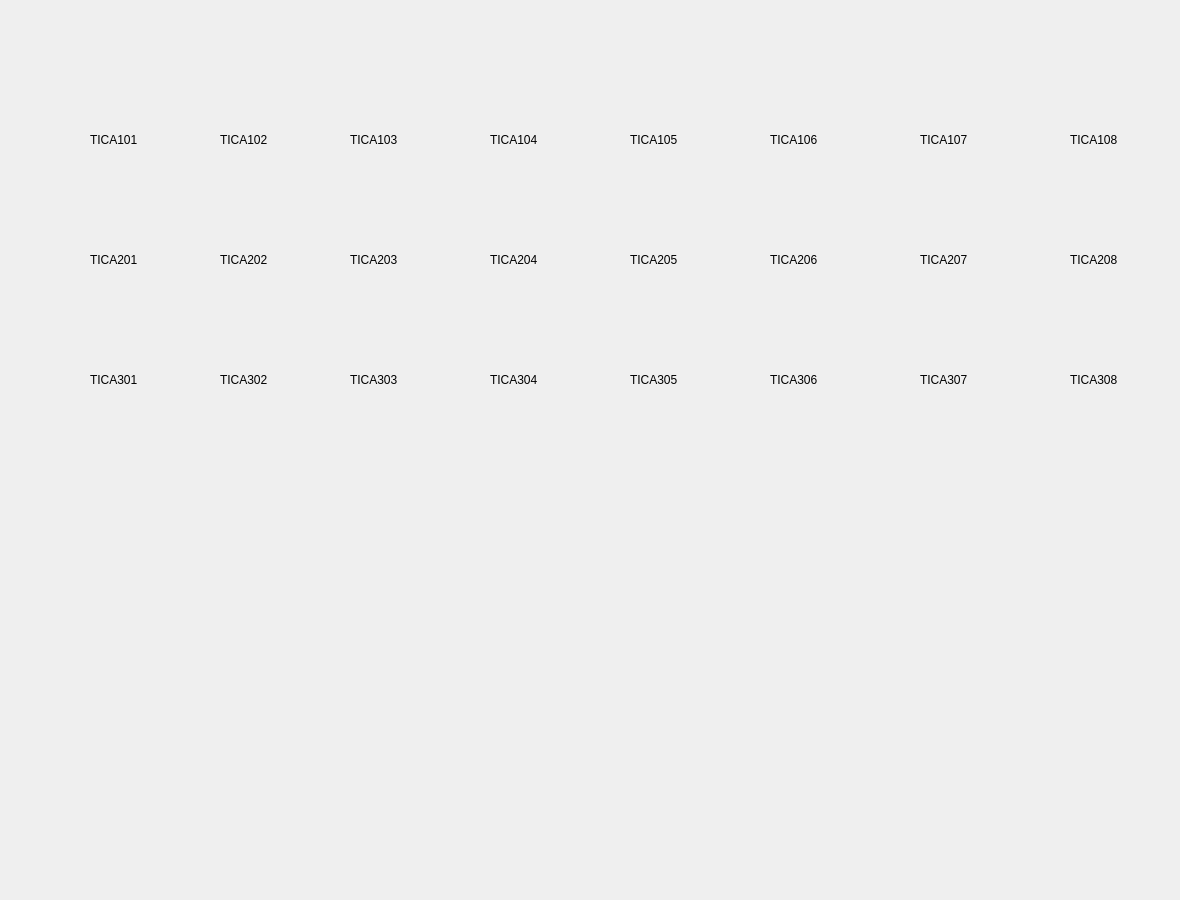
<?xml version="1.0" encoding="UTF-8"?>
<ui version="4.0">
 <class>FormReactor</class>
 <widget class="QWidget" name="FormReactor">
  <property name="geometry">
   <rect>
    <x>0</x>
    <y>0</y>
    <width>1180</width>
    <height>900</height>
   </rect>
  </property>
  <property name="windowTitle">
   <string>Form</string>
  </property>
  <widget class="QLabel" name="label_background">
   <property name="geometry">
    <rect>
     <x>0</x>
     <y>-10</y>
     <width>1180</width>
     <height>900</height>
    </rect>
   </property>
   <property name="sizePolicy">
    <sizepolicy hsizetype="Preferred" vsizetype="Preferred">
     <horstretch>0</horstretch>
     <verstretch>0</verstretch>
    </sizepolicy>
   </property>
   <property name="baseSize">
    <size>
     <width>0</width>
     <height>0</height>
    </size>
   </property>
   <property name="autoFillBackground">
    <bool>false</bool>
   </property>
   <property name="text">
    <string/>
   </property>
   <property name="pixmap">
    <pixmap resource="res.qrc">:/ui_ctrls/Res/layout1.png</pixmap>
   </property>
   <property name="alignment">
    <set>Qt::AlignLeading|Qt::AlignLeft|Qt::AlignTop</set>
   </property>
  </widget>
  <widget class="QLabel" name="txt_label_TICA101">
   <property name="geometry">
    <rect>
     <x>90</x>
     <y>130</y>
     <width>50</width>
     <height>20</height>
    </rect>
   </property>
   <property name="cursor">
    <cursorShape>ArrowCursor</cursorShape>
   </property>
   <property name="toolTip">
    <string>加热1</string>
   </property>
   <property name="text">
    <string>TICA101</string>
   </property>
  </widget>
  <widget class="QLabel" name="label_TICA101">
   <property name="geometry">
    <rect>
     <x>100</x>
     <y>100</y>
     <width>30</width>
     <height>28</height>
    </rect>
   </property>
   <property name="cursor">
    <cursorShape>PointingHandCursor</cursorShape>
   </property>
   <property name="text">
    <string/>
   </property>
   <property name="pixmap">
    <pixmap resource="res.qrc">:/ui_ctrls/UICtrls/Res/temperature_controller.png</pixmap>
   </property>
  </widget>
  <widget class="QTextEdit" name="textEdit_TICA101">
   <property name="geometry">
    <rect>
     <x>20</x>
     <y>100</y>
     <width>70</width>
     <height>28</height>
    </rect>
   </property>
   <property name="font">
    <font>
     <family>Tahoma</family>
     <pointsize>11</pointsize>
    </font>
   </property>
   <property name="styleSheet">
    <string notr="true">background:transparent</string>
   </property>
   <property name="readOnly">
    <bool>true</bool>
   </property>
  </widget>
  <widget class="QLabel" name="label_TICA102">
   <property name="geometry">
    <rect>
     <x>230</x>
     <y>100</y>
     <width>30</width>
     <height>28</height>
    </rect>
   </property>
   <property name="cursor">
    <cursorShape>PointingHandCursor</cursorShape>
   </property>
   <property name="text">
    <string/>
   </property>
   <property name="pixmap">
    <pixmap resource="res.qrc">:/ui_ctrls/UICtrls/Res/temperature_controller.png</pixmap>
   </property>
  </widget>
  <widget class="QLabel" name="label_TICA103">
   <property name="geometry">
    <rect>
     <x>360</x>
     <y>100</y>
     <width>30</width>
     <height>28</height>
    </rect>
   </property>
   <property name="cursor">
    <cursorShape>PointingHandCursor</cursorShape>
   </property>
   <property name="text">
    <string/>
   </property>
   <property name="pixmap">
    <pixmap resource="res.qrc">:/ui_ctrls/UICtrls/Res/temperature_controller.png</pixmap>
   </property>
  </widget>
  <widget class="QLabel" name="label_TICA104">
   <property name="geometry">
    <rect>
     <x>500</x>
     <y>100</y>
     <width>30</width>
     <height>28</height>
    </rect>
   </property>
   <property name="cursor">
    <cursorShape>PointingHandCursor</cursorShape>
   </property>
   <property name="text">
    <string/>
   </property>
   <property name="pixmap">
    <pixmap resource="res.qrc">:/ui_ctrls/UICtrls/Res/temperature_controller.png</pixmap>
   </property>
  </widget>
  <widget class="QLabel" name="label_TICA105">
   <property name="geometry">
    <rect>
     <x>640</x>
     <y>100</y>
     <width>30</width>
     <height>28</height>
    </rect>
   </property>
   <property name="cursor">
    <cursorShape>PointingHandCursor</cursorShape>
   </property>
   <property name="text">
    <string/>
   </property>
   <property name="pixmap">
    <pixmap resource="res.qrc">:/ui_ctrls/UICtrls/Res/temperature_controller.png</pixmap>
   </property>
  </widget>
  <widget class="QTextEdit" name="textEdit_TICA102">
   <property name="geometry">
    <rect>
     <x>150</x>
     <y>100</y>
     <width>70</width>
     <height>28</height>
    </rect>
   </property>
   <property name="font">
    <font>
     <family>Tahoma</family>
     <pointsize>11</pointsize>
    </font>
   </property>
   <property name="styleSheet">
    <string notr="true">background:transparent</string>
   </property>
   <property name="readOnly">
    <bool>true</bool>
   </property>
  </widget>
  <widget class="QTextEdit" name="textEdit_TICA103">
   <property name="geometry">
    <rect>
     <x>280</x>
     <y>100</y>
     <width>70</width>
     <height>28</height>
    </rect>
   </property>
   <property name="font">
    <font>
     <family>Tahoma</family>
     <pointsize>11</pointsize>
    </font>
   </property>
   <property name="styleSheet">
    <string notr="true">background:transparent</string>
   </property>
   <property name="readOnly">
    <bool>true</bool>
   </property>
  </widget>
  <widget class="QTextEdit" name="textEdit_TICA104">
   <property name="geometry">
    <rect>
     <x>420</x>
     <y>100</y>
     <width>70</width>
     <height>28</height>
    </rect>
   </property>
   <property name="font">
    <font>
     <family>Tahoma</family>
     <pointsize>11</pointsize>
    </font>
   </property>
   <property name="styleSheet">
    <string notr="true">background:transparent</string>
   </property>
   <property name="readOnly">
    <bool>true</bool>
   </property>
  </widget>
  <widget class="QTextEdit" name="textEdit_TICA105">
   <property name="geometry">
    <rect>
     <x>560</x>
     <y>100</y>
     <width>70</width>
     <height>28</height>
    </rect>
   </property>
   <property name="font">
    <font>
     <family>Tahoma</family>
     <pointsize>11</pointsize>
    </font>
   </property>
   <property name="styleSheet">
    <string notr="true">background:transparent</string>
   </property>
   <property name="readOnly">
    <bool>true</bool>
   </property>
  </widget>
  <widget class="QLabel" name="txt_label_TICA102">
   <property name="geometry">
    <rect>
     <x>220</x>
     <y>130</y>
     <width>50</width>
     <height>20</height>
    </rect>
   </property>
   <property name="cursor">
    <cursorShape>ArrowCursor</cursorShape>
   </property>
   <property name="toolTip">
    <string>加热2</string>
   </property>
   <property name="text">
    <string>TICA102</string>
   </property>
  </widget>
  <widget class="QLabel" name="txt_label_TICA103">
   <property name="geometry">
    <rect>
     <x>350</x>
     <y>130</y>
     <width>50</width>
     <height>20</height>
    </rect>
   </property>
   <property name="cursor">
    <cursorShape>ArrowCursor</cursorShape>
   </property>
   <property name="toolTip">
    <string>加热3</string>
   </property>
   <property name="text">
    <string>TICA103</string>
   </property>
  </widget>
  <widget class="QLabel" name="txt_label_TICA104">
   <property name="geometry">
    <rect>
     <x>490</x>
     <y>130</y>
     <width>50</width>
     <height>20</height>
    </rect>
   </property>
   <property name="cursor">
    <cursorShape>ArrowCursor</cursorShape>
   </property>
   <property name="toolTip">
    <string>加热4</string>
   </property>
   <property name="text">
    <string>TICA104</string>
   </property>
  </widget>
  <widget class="QLabel" name="txt_label_TICA105">
   <property name="geometry">
    <rect>
     <x>630</x>
     <y>130</y>
     <width>50</width>
     <height>20</height>
    </rect>
   </property>
   <property name="cursor">
    <cursorShape>ArrowCursor</cursorShape>
   </property>
   <property name="toolTip">
    <string>加热5</string>
   </property>
   <property name="text">
    <string>TICA105</string>
   </property>
  </widget>
  <widget class="QLabel" name="label_TICA106">
   <property name="geometry">
    <rect>
     <x>780</x>
     <y>100</y>
     <width>30</width>
     <height>28</height>
    </rect>
   </property>
   <property name="cursor">
    <cursorShape>PointingHandCursor</cursorShape>
   </property>
   <property name="text">
    <string/>
   </property>
   <property name="pixmap">
    <pixmap resource="res.qrc">:/ui_ctrls/UICtrls/Res/temperature_controller.png</pixmap>
   </property>
  </widget>
  <widget class="QTextEdit" name="textEdit_TICA106">
   <property name="geometry">
    <rect>
     <x>700</x>
     <y>100</y>
     <width>70</width>
     <height>28</height>
    </rect>
   </property>
   <property name="font">
    <font>
     <family>Tahoma</family>
     <pointsize>11</pointsize>
    </font>
   </property>
   <property name="styleSheet">
    <string notr="true">background:transparent</string>
   </property>
   <property name="readOnly">
    <bool>true</bool>
   </property>
  </widget>
  <widget class="QLabel" name="txt_label_TICA106">
   <property name="geometry">
    <rect>
     <x>770</x>
     <y>130</y>
     <width>50</width>
     <height>20</height>
    </rect>
   </property>
   <property name="cursor">
    <cursorShape>ArrowCursor</cursorShape>
   </property>
   <property name="toolTip">
    <string>加热6</string>
   </property>
   <property name="text">
    <string>TICA106</string>
   </property>
  </widget>
  <widget class="QLabel" name="label_TICA107">
   <property name="geometry">
    <rect>
     <x>930</x>
     <y>100</y>
     <width>30</width>
     <height>28</height>
    </rect>
   </property>
   <property name="cursor">
    <cursorShape>PointingHandCursor</cursorShape>
   </property>
   <property name="text">
    <string/>
   </property>
   <property name="pixmap">
    <pixmap resource="res.qrc">:/ui_ctrls/UICtrls/Res/temperature_controller.png</pixmap>
   </property>
  </widget>
  <widget class="QLabel" name="label_TICA108">
   <property name="geometry">
    <rect>
     <x>1080</x>
     <y>100</y>
     <width>30</width>
     <height>28</height>
    </rect>
   </property>
   <property name="cursor">
    <cursorShape>PointingHandCursor</cursorShape>
   </property>
   <property name="text">
    <string/>
   </property>
   <property name="pixmap">
    <pixmap resource="res.qrc">:/ui_ctrls/UICtrls/Res/temperature_controller.png</pixmap>
   </property>
  </widget>
  <widget class="QTextEdit" name="textEdit_TICA107">
   <property name="geometry">
    <rect>
     <x>850</x>
     <y>100</y>
     <width>70</width>
     <height>28</height>
    </rect>
   </property>
   <property name="font">
    <font>
     <family>Tahoma</family>
     <pointsize>11</pointsize>
    </font>
   </property>
   <property name="styleSheet">
    <string notr="true">background:transparent</string>
   </property>
   <property name="readOnly">
    <bool>true</bool>
   </property>
  </widget>
  <widget class="QTextEdit" name="textEdit_TICA108">
   <property name="geometry">
    <rect>
     <x>1000</x>
     <y>100</y>
     <width>70</width>
     <height>28</height>
    </rect>
   </property>
   <property name="font">
    <font>
     <family>Tahoma</family>
     <pointsize>11</pointsize>
    </font>
   </property>
   <property name="styleSheet">
    <string notr="true">background:transparent</string>
   </property>
   <property name="readOnly">
    <bool>true</bool>
   </property>
  </widget>
  <widget class="QLabel" name="txt_label_TICA107">
   <property name="geometry">
    <rect>
     <x>920</x>
     <y>130</y>
     <width>50</width>
     <height>20</height>
    </rect>
   </property>
   <property name="cursor">
    <cursorShape>ArrowCursor</cursorShape>
   </property>
   <property name="toolTip">
    <string>加热7</string>
   </property>
   <property name="text">
    <string>TICA107</string>
   </property>
  </widget>
  <widget class="QLabel" name="txt_label_TICA108">
   <property name="geometry">
    <rect>
     <x>1070</x>
     <y>130</y>
     <width>50</width>
     <height>20</height>
    </rect>
   </property>
   <property name="cursor">
    <cursorShape>ArrowCursor</cursorShape>
   </property>
   <property name="toolTip">
    <string>加热8</string>
   </property>
   <property name="text">
    <string>TICA108</string>
   </property>
  </widget>
  <widget class="QLabel" name="label_TICA201">
   <property name="geometry">
    <rect>
     <x>100</x>
     <y>220</y>
     <width>30</width>
     <height>28</height>
    </rect>
   </property>
   <property name="cursor">
    <cursorShape>PointingHandCursor</cursorShape>
   </property>
   <property name="text">
    <string/>
   </property>
   <property name="pixmap">
    <pixmap resource="res.qrc">:/ui_ctrls/UICtrls/Res/temperature_controller.png</pixmap>
   </property>
  </widget>
  <widget class="QLabel" name="label_TICA206">
   <property name="geometry">
    <rect>
     <x>780</x>
     <y>220</y>
     <width>30</width>
     <height>28</height>
    </rect>
   </property>
   <property name="cursor">
    <cursorShape>PointingHandCursor</cursorShape>
   </property>
   <property name="text">
    <string/>
   </property>
   <property name="pixmap">
    <pixmap resource="res.qrc">:/ui_ctrls/UICtrls/Res/temperature_controller.png</pixmap>
   </property>
  </widget>
  <widget class="QLabel" name="label_TICA204">
   <property name="geometry">
    <rect>
     <x>500</x>
     <y>220</y>
     <width>30</width>
     <height>28</height>
    </rect>
   </property>
   <property name="cursor">
    <cursorShape>PointingHandCursor</cursorShape>
   </property>
   <property name="text">
    <string/>
   </property>
   <property name="pixmap">
    <pixmap resource="res.qrc">:/ui_ctrls/UICtrls/Res/temperature_controller.png</pixmap>
   </property>
  </widget>
  <widget class="QLabel" name="label_TICA207">
   <property name="geometry">
    <rect>
     <x>930</x>
     <y>220</y>
     <width>30</width>
     <height>28</height>
    </rect>
   </property>
   <property name="cursor">
    <cursorShape>PointingHandCursor</cursorShape>
   </property>
   <property name="text">
    <string/>
   </property>
   <property name="pixmap">
    <pixmap resource="res.qrc">:/ui_ctrls/UICtrls/Res/temperature_controller.png</pixmap>
   </property>
  </widget>
  <widget class="QLabel" name="label_TICA203">
   <property name="geometry">
    <rect>
     <x>360</x>
     <y>220</y>
     <width>30</width>
     <height>28</height>
    </rect>
   </property>
   <property name="cursor">
    <cursorShape>PointingHandCursor</cursorShape>
   </property>
   <property name="text">
    <string/>
   </property>
   <property name="pixmap">
    <pixmap resource="res.qrc">:/ui_ctrls/UICtrls/Res/temperature_controller.png</pixmap>
   </property>
  </widget>
  <widget class="QLabel" name="label_TICA205">
   <property name="geometry">
    <rect>
     <x>640</x>
     <y>220</y>
     <width>30</width>
     <height>28</height>
    </rect>
   </property>
   <property name="cursor">
    <cursorShape>PointingHandCursor</cursorShape>
   </property>
   <property name="text">
    <string/>
   </property>
   <property name="pixmap">
    <pixmap resource="res.qrc">:/ui_ctrls/UICtrls/Res/temperature_controller.png</pixmap>
   </property>
  </widget>
  <widget class="QLabel" name="label_TICA202">
   <property name="geometry">
    <rect>
     <x>230</x>
     <y>220</y>
     <width>30</width>
     <height>28</height>
    </rect>
   </property>
   <property name="cursor">
    <cursorShape>PointingHandCursor</cursorShape>
   </property>
   <property name="text">
    <string/>
   </property>
   <property name="pixmap">
    <pixmap resource="res.qrc">:/ui_ctrls/UICtrls/Res/temperature_controller.png</pixmap>
   </property>
  </widget>
  <widget class="QLabel" name="label_TICA208">
   <property name="geometry">
    <rect>
     <x>1080</x>
     <y>220</y>
     <width>30</width>
     <height>28</height>
    </rect>
   </property>
   <property name="cursor">
    <cursorShape>PointingHandCursor</cursorShape>
   </property>
   <property name="text">
    <string/>
   </property>
   <property name="pixmap">
    <pixmap resource="res.qrc">:/ui_ctrls/UICtrls/Res/temperature_controller.png</pixmap>
   </property>
  </widget>
  <widget class="QLabel" name="txt_label_TICA208">
   <property name="geometry">
    <rect>
     <x>1070</x>
     <y>250</y>
     <width>50</width>
     <height>20</height>
    </rect>
   </property>
   <property name="cursor">
    <cursorShape>ArrowCursor</cursorShape>
   </property>
   <property name="toolTip">
    <string>加热28</string>
   </property>
   <property name="text">
    <string>TICA208</string>
   </property>
  </widget>
  <widget class="QLabel" name="txt_label_TICA202">
   <property name="geometry">
    <rect>
     <x>220</x>
     <y>250</y>
     <width>50</width>
     <height>20</height>
    </rect>
   </property>
   <property name="cursor">
    <cursorShape>ArrowCursor</cursorShape>
   </property>
   <property name="toolTip">
    <string>加热22</string>
   </property>
   <property name="text">
    <string>TICA202</string>
   </property>
  </widget>
  <widget class="QLabel" name="txt_label_TICA205">
   <property name="geometry">
    <rect>
     <x>630</x>
     <y>250</y>
     <width>50</width>
     <height>20</height>
    </rect>
   </property>
   <property name="cursor">
    <cursorShape>ArrowCursor</cursorShape>
   </property>
   <property name="toolTip">
    <string>加热25</string>
   </property>
   <property name="text">
    <string>TICA205</string>
   </property>
  </widget>
  <widget class="QLabel" name="txt_label_TICA204">
   <property name="geometry">
    <rect>
     <x>490</x>
     <y>250</y>
     <width>50</width>
     <height>20</height>
    </rect>
   </property>
   <property name="cursor">
    <cursorShape>ArrowCursor</cursorShape>
   </property>
   <property name="toolTip">
    <string>加热24</string>
   </property>
   <property name="text">
    <string>TICA204</string>
   </property>
  </widget>
  <widget class="QLabel" name="txt_label_TICA207">
   <property name="geometry">
    <rect>
     <x>920</x>
     <y>250</y>
     <width>50</width>
     <height>20</height>
    </rect>
   </property>
   <property name="cursor">
    <cursorShape>ArrowCursor</cursorShape>
   </property>
   <property name="toolTip">
    <string>加热27</string>
   </property>
   <property name="text">
    <string>TICA207</string>
   </property>
  </widget>
  <widget class="QLabel" name="txt_label_TICA201">
   <property name="geometry">
    <rect>
     <x>90</x>
     <y>250</y>
     <width>50</width>
     <height>20</height>
    </rect>
   </property>
   <property name="cursor">
    <cursorShape>ArrowCursor</cursorShape>
   </property>
   <property name="toolTip">
    <string>加热21</string>
   </property>
   <property name="text">
    <string>TICA201</string>
   </property>
  </widget>
  <widget class="QLabel" name="txt_label_TICA206">
   <property name="geometry">
    <rect>
     <x>770</x>
     <y>250</y>
     <width>50</width>
     <height>20</height>
    </rect>
   </property>
   <property name="cursor">
    <cursorShape>ArrowCursor</cursorShape>
   </property>
   <property name="toolTip">
    <string>加热26</string>
   </property>
   <property name="text">
    <string>TICA206</string>
   </property>
  </widget>
  <widget class="QLabel" name="txt_label_TICA203">
   <property name="geometry">
    <rect>
     <x>350</x>
     <y>250</y>
     <width>50</width>
     <height>20</height>
    </rect>
   </property>
   <property name="cursor">
    <cursorShape>ArrowCursor</cursorShape>
   </property>
   <property name="toolTip">
    <string>加热23</string>
   </property>
   <property name="text">
    <string>TICA203</string>
   </property>
  </widget>
  <widget class="QTextEdit" name="textEdit_TICA206">
   <property name="geometry">
    <rect>
     <x>700</x>
     <y>220</y>
     <width>70</width>
     <height>28</height>
    </rect>
   </property>
   <property name="font">
    <font>
     <family>Tahoma</family>
     <pointsize>11</pointsize>
    </font>
   </property>
   <property name="styleSheet">
    <string notr="true">background:transparent</string>
   </property>
   <property name="readOnly">
    <bool>true</bool>
   </property>
  </widget>
  <widget class="QTextEdit" name="textEdit_TICA203">
   <property name="geometry">
    <rect>
     <x>280</x>
     <y>220</y>
     <width>70</width>
     <height>28</height>
    </rect>
   </property>
   <property name="font">
    <font>
     <family>Tahoma</family>
     <pointsize>11</pointsize>
    </font>
   </property>
   <property name="styleSheet">
    <string notr="true">background:transparent</string>
   </property>
   <property name="readOnly">
    <bool>true</bool>
   </property>
  </widget>
  <widget class="QTextEdit" name="textEdit_TICA208">
   <property name="geometry">
    <rect>
     <x>1000</x>
     <y>220</y>
     <width>70</width>
     <height>28</height>
    </rect>
   </property>
   <property name="font">
    <font>
     <family>Tahoma</family>
     <pointsize>11</pointsize>
    </font>
   </property>
   <property name="styleSheet">
    <string notr="true">background:transparent</string>
   </property>
   <property name="readOnly">
    <bool>true</bool>
   </property>
  </widget>
  <widget class="QTextEdit" name="textEdit_TICA204">
   <property name="geometry">
    <rect>
     <x>420</x>
     <y>220</y>
     <width>70</width>
     <height>28</height>
    </rect>
   </property>
   <property name="font">
    <font>
     <family>Tahoma</family>
     <pointsize>11</pointsize>
    </font>
   </property>
   <property name="styleSheet">
    <string notr="true">background:transparent</string>
   </property>
   <property name="readOnly">
    <bool>true</bool>
   </property>
  </widget>
  <widget class="QTextEdit" name="textEdit_TICA205">
   <property name="geometry">
    <rect>
     <x>560</x>
     <y>220</y>
     <width>70</width>
     <height>28</height>
    </rect>
   </property>
   <property name="font">
    <font>
     <family>Tahoma</family>
     <pointsize>11</pointsize>
    </font>
   </property>
   <property name="styleSheet">
    <string notr="true">background:transparent</string>
   </property>
   <property name="readOnly">
    <bool>true</bool>
   </property>
  </widget>
  <widget class="QTextEdit" name="textEdit_TICA202">
   <property name="geometry">
    <rect>
     <x>150</x>
     <y>220</y>
     <width>70</width>
     <height>28</height>
    </rect>
   </property>
   <property name="font">
    <font>
     <family>Tahoma</family>
     <pointsize>11</pointsize>
    </font>
   </property>
   <property name="styleSheet">
    <string notr="true">background:transparent</string>
   </property>
   <property name="readOnly">
    <bool>true</bool>
   </property>
  </widget>
  <widget class="QTextEdit" name="textEdit_TICA207">
   <property name="geometry">
    <rect>
     <x>850</x>
     <y>220</y>
     <width>70</width>
     <height>28</height>
    </rect>
   </property>
   <property name="font">
    <font>
     <family>Tahoma</family>
     <pointsize>11</pointsize>
    </font>
   </property>
   <property name="styleSheet">
    <string notr="true">background:transparent</string>
   </property>
   <property name="readOnly">
    <bool>true</bool>
   </property>
  </widget>
  <widget class="QTextEdit" name="textEdit_TICA201">
   <property name="geometry">
    <rect>
     <x>20</x>
     <y>220</y>
     <width>70</width>
     <height>28</height>
    </rect>
   </property>
   <property name="font">
    <font>
     <family>Tahoma</family>
     <pointsize>11</pointsize>
    </font>
   </property>
   <property name="styleSheet">
    <string notr="true">background:transparent</string>
   </property>
   <property name="readOnly">
    <bool>true</bool>
   </property>
  </widget>
  <widget class="QLabel" name="label_TICA306">
   <property name="geometry">
    <rect>
     <x>780</x>
     <y>340</y>
     <width>30</width>
     <height>28</height>
    </rect>
   </property>
   <property name="cursor">
    <cursorShape>PointingHandCursor</cursorShape>
   </property>
   <property name="text">
    <string/>
   </property>
   <property name="pixmap">
    <pixmap resource="res.qrc">:/ui_ctrls/UICtrls/Res/temperature_controller.png</pixmap>
   </property>
  </widget>
  <widget class="QLabel" name="label_TICA307">
   <property name="geometry">
    <rect>
     <x>930</x>
     <y>340</y>
     <width>30</width>
     <height>28</height>
    </rect>
   </property>
   <property name="cursor">
    <cursorShape>PointingHandCursor</cursorShape>
   </property>
   <property name="text">
    <string/>
   </property>
   <property name="pixmap">
    <pixmap resource="res.qrc">:/ui_ctrls/UICtrls/Res/temperature_controller.png</pixmap>
   </property>
  </widget>
  <widget class="QLabel" name="label_TICA305">
   <property name="geometry">
    <rect>
     <x>640</x>
     <y>340</y>
     <width>30</width>
     <height>28</height>
    </rect>
   </property>
   <property name="cursor">
    <cursorShape>PointingHandCursor</cursorShape>
   </property>
   <property name="text">
    <string/>
   </property>
   <property name="pixmap">
    <pixmap resource="res.qrc">:/ui_ctrls/UICtrls/Res/temperature_controller.png</pixmap>
   </property>
  </widget>
  <widget class="QLabel" name="label_TICA302">
   <property name="geometry">
    <rect>
     <x>230</x>
     <y>340</y>
     <width>30</width>
     <height>28</height>
    </rect>
   </property>
   <property name="cursor">
    <cursorShape>PointingHandCursor</cursorShape>
   </property>
   <property name="text">
    <string/>
   </property>
   <property name="pixmap">
    <pixmap resource="res.qrc">:/ui_ctrls/UICtrls/Res/temperature_controller.png</pixmap>
   </property>
  </widget>
  <widget class="QLabel" name="label_TICA301">
   <property name="geometry">
    <rect>
     <x>100</x>
     <y>340</y>
     <width>30</width>
     <height>28</height>
    </rect>
   </property>
   <property name="cursor">
    <cursorShape>PointingHandCursor</cursorShape>
   </property>
   <property name="text">
    <string/>
   </property>
   <property name="pixmap">
    <pixmap resource="res.qrc">:/ui_ctrls/UICtrls/Res/temperature_controller.png</pixmap>
   </property>
  </widget>
  <widget class="QLabel" name="label_TICA303">
   <property name="geometry">
    <rect>
     <x>360</x>
     <y>340</y>
     <width>30</width>
     <height>28</height>
    </rect>
   </property>
   <property name="cursor">
    <cursorShape>PointingHandCursor</cursorShape>
   </property>
   <property name="text">
    <string/>
   </property>
   <property name="pixmap">
    <pixmap resource="res.qrc">:/ui_ctrls/UICtrls/Res/temperature_controller.png</pixmap>
   </property>
  </widget>
  <widget class="QLabel" name="label_TICA304">
   <property name="geometry">
    <rect>
     <x>500</x>
     <y>340</y>
     <width>30</width>
     <height>28</height>
    </rect>
   </property>
   <property name="cursor">
    <cursorShape>PointingHandCursor</cursorShape>
   </property>
   <property name="text">
    <string/>
   </property>
   <property name="pixmap">
    <pixmap resource="res.qrc">:/ui_ctrls/UICtrls/Res/temperature_controller.png</pixmap>
   </property>
  </widget>
  <widget class="QLabel" name="label_TICA308">
   <property name="geometry">
    <rect>
     <x>1080</x>
     <y>340</y>
     <width>30</width>
     <height>28</height>
    </rect>
   </property>
   <property name="cursor">
    <cursorShape>PointingHandCursor</cursorShape>
   </property>
   <property name="text">
    <string/>
   </property>
   <property name="pixmap">
    <pixmap resource="res.qrc">:/ui_ctrls/UICtrls/Res/temperature_controller.png</pixmap>
   </property>
  </widget>
  <widget class="QLabel" name="txt_label_TICA301">
   <property name="geometry">
    <rect>
     <x>90</x>
     <y>370</y>
     <width>50</width>
     <height>20</height>
    </rect>
   </property>
   <property name="cursor">
    <cursorShape>ArrowCursor</cursorShape>
   </property>
   <property name="toolTip">
    <string>加热31</string>
   </property>
   <property name="text">
    <string>TICA301</string>
   </property>
  </widget>
  <widget class="QLabel" name="txt_label_TICA304">
   <property name="geometry">
    <rect>
     <x>490</x>
     <y>370</y>
     <width>50</width>
     <height>20</height>
    </rect>
   </property>
   <property name="cursor">
    <cursorShape>ArrowCursor</cursorShape>
   </property>
   <property name="toolTip">
    <string>加热34</string>
   </property>
   <property name="text">
    <string>TICA304</string>
   </property>
  </widget>
  <widget class="QLabel" name="txt_label_TICA305">
   <property name="geometry">
    <rect>
     <x>630</x>
     <y>370</y>
     <width>50</width>
     <height>20</height>
    </rect>
   </property>
   <property name="cursor">
    <cursorShape>ArrowCursor</cursorShape>
   </property>
   <property name="toolTip">
    <string>加热35</string>
   </property>
   <property name="text">
    <string>TICA305</string>
   </property>
  </widget>
  <widget class="QLabel" name="txt_label_TICA306">
   <property name="geometry">
    <rect>
     <x>770</x>
     <y>370</y>
     <width>50</width>
     <height>20</height>
    </rect>
   </property>
   <property name="cursor">
    <cursorShape>ArrowCursor</cursorShape>
   </property>
   <property name="toolTip">
    <string>加热36</string>
   </property>
   <property name="text">
    <string>TICA306</string>
   </property>
  </widget>
  <widget class="QLabel" name="txt_label_TICA308">
   <property name="geometry">
    <rect>
     <x>1070</x>
     <y>370</y>
     <width>50</width>
     <height>20</height>
    </rect>
   </property>
   <property name="cursor">
    <cursorShape>ArrowCursor</cursorShape>
   </property>
   <property name="toolTip">
    <string>加热38</string>
   </property>
   <property name="text">
    <string>TICA308</string>
   </property>
  </widget>
  <widget class="QLabel" name="txt_label_TICA303">
   <property name="geometry">
    <rect>
     <x>350</x>
     <y>370</y>
     <width>50</width>
     <height>20</height>
    </rect>
   </property>
   <property name="cursor">
    <cursorShape>ArrowCursor</cursorShape>
   </property>
   <property name="toolTip">
    <string>加热33</string>
   </property>
   <property name="text">
    <string>TICA303</string>
   </property>
  </widget>
  <widget class="QLabel" name="txt_label_TICA302">
   <property name="geometry">
    <rect>
     <x>220</x>
     <y>370</y>
     <width>50</width>
     <height>20</height>
    </rect>
   </property>
   <property name="cursor">
    <cursorShape>ArrowCursor</cursorShape>
   </property>
   <property name="toolTip">
    <string>加热32</string>
   </property>
   <property name="text">
    <string>TICA302</string>
   </property>
  </widget>
  <widget class="QLabel" name="txt_label_TICA307">
   <property name="geometry">
    <rect>
     <x>920</x>
     <y>370</y>
     <width>50</width>
     <height>20</height>
    </rect>
   </property>
   <property name="cursor">
    <cursorShape>ArrowCursor</cursorShape>
   </property>
   <property name="toolTip">
    <string>加热37</string>
   </property>
   <property name="text">
    <string>TICA307</string>
   </property>
  </widget>
  <widget class="QTextEdit" name="textEdit_TICA305">
   <property name="geometry">
    <rect>
     <x>560</x>
     <y>340</y>
     <width>70</width>
     <height>28</height>
    </rect>
   </property>
   <property name="font">
    <font>
     <family>Tahoma</family>
     <pointsize>11</pointsize>
    </font>
   </property>
   <property name="styleSheet">
    <string notr="true">background:transparent</string>
   </property>
   <property name="readOnly">
    <bool>true</bool>
   </property>
  </widget>
  <widget class="QTextEdit" name="textEdit_TICA303">
   <property name="geometry">
    <rect>
     <x>280</x>
     <y>340</y>
     <width>70</width>
     <height>28</height>
    </rect>
   </property>
   <property name="font">
    <font>
     <family>Tahoma</family>
     <pointsize>11</pointsize>
    </font>
   </property>
   <property name="styleSheet">
    <string notr="true">background:transparent</string>
   </property>
   <property name="readOnly">
    <bool>true</bool>
   </property>
  </widget>
  <widget class="QTextEdit" name="textEdit_TICA307">
   <property name="geometry">
    <rect>
     <x>850</x>
     <y>340</y>
     <width>70</width>
     <height>28</height>
    </rect>
   </property>
   <property name="font">
    <font>
     <family>Tahoma</family>
     <pointsize>11</pointsize>
    </font>
   </property>
   <property name="styleSheet">
    <string notr="true">background:transparent</string>
   </property>
   <property name="readOnly">
    <bool>true</bool>
   </property>
  </widget>
  <widget class="QTextEdit" name="textEdit_TICA304">
   <property name="geometry">
    <rect>
     <x>420</x>
     <y>340</y>
     <width>70</width>
     <height>28</height>
    </rect>
   </property>
   <property name="font">
    <font>
     <family>Tahoma</family>
     <pointsize>11</pointsize>
    </font>
   </property>
   <property name="styleSheet">
    <string notr="true">background:transparent</string>
   </property>
   <property name="readOnly">
    <bool>true</bool>
   </property>
  </widget>
  <widget class="QTextEdit" name="textEdit_TICA308">
   <property name="geometry">
    <rect>
     <x>1000</x>
     <y>340</y>
     <width>70</width>
     <height>28</height>
    </rect>
   </property>
   <property name="font">
    <font>
     <family>Tahoma</family>
     <pointsize>11</pointsize>
    </font>
   </property>
   <property name="styleSheet">
    <string notr="true">background:transparent</string>
   </property>
   <property name="readOnly">
    <bool>true</bool>
   </property>
  </widget>
  <widget class="QTextEdit" name="textEdit_TICA306">
   <property name="geometry">
    <rect>
     <x>700</x>
     <y>340</y>
     <width>70</width>
     <height>28</height>
    </rect>
   </property>
   <property name="font">
    <font>
     <family>Tahoma</family>
     <pointsize>11</pointsize>
    </font>
   </property>
   <property name="styleSheet">
    <string notr="true">background:transparent</string>
   </property>
   <property name="readOnly">
    <bool>true</bool>
   </property>
  </widget>
  <widget class="QTextEdit" name="textEdit_TICA301">
   <property name="geometry">
    <rect>
     <x>20</x>
     <y>340</y>
     <width>70</width>
     <height>28</height>
    </rect>
   </property>
   <property name="font">
    <font>
     <family>Tahoma</family>
     <pointsize>11</pointsize>
    </font>
   </property>
   <property name="styleSheet">
    <string notr="true">background:transparent</string>
   </property>
   <property name="readOnly">
    <bool>true</bool>
   </property>
  </widget>
  <widget class="QTextEdit" name="textEdit_TICA302">
   <property name="geometry">
    <rect>
     <x>150</x>
     <y>340</y>
     <width>70</width>
     <height>28</height>
    </rect>
   </property>
   <property name="font">
    <font>
     <family>Tahoma</family>
     <pointsize>11</pointsize>
    </font>
   </property>
   <property name="styleSheet">
    <string notr="true">background:transparent</string>
   </property>
   <property name="readOnly">
    <bool>true</bool>
   </property>
  </widget>
 </widget>
 <resources>
  <include location="res.qrc"/>
 </resources>
 <connections/>
</ui>
